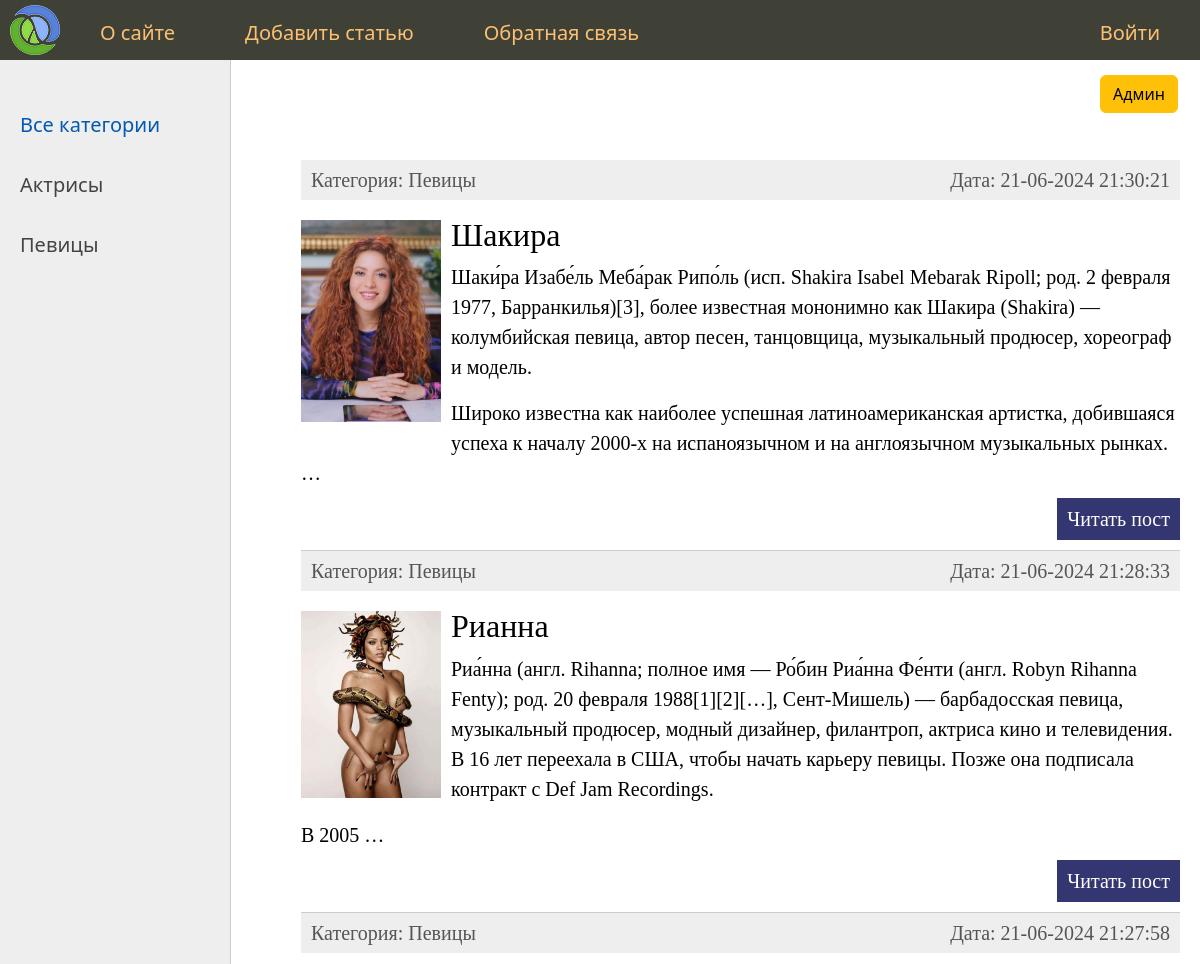
The app's page / (upper part), older data.
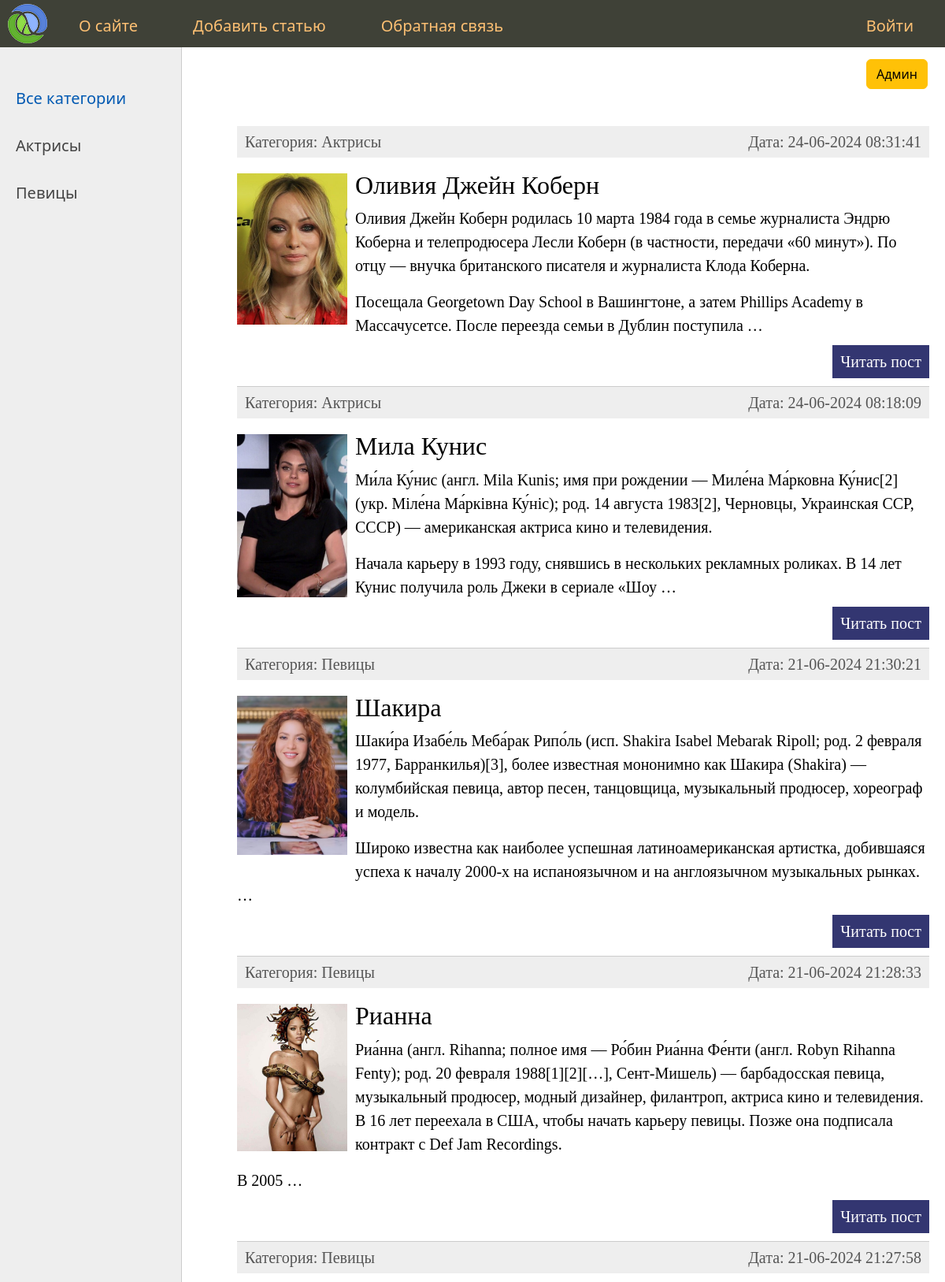
The same page, newer data.
### women/models.py (models this page shows, shortened)
class Category(models.Model):
    name = models.CharField(
        max_length=100, db_index=True, verbose_name="Категория")
    slug = models.SlugField(max_length=100, unique=True,
                            db_index=True, verbose_name="URL")
    def __str__(self):
        return self.name
    def get_absolute_url(self):
        return reverse('category', kwargs={'cat_slug': self.slug})
    class Meta:
        verbose_name = "Категория"
        verbose_name_plural = "Категории"
        ordering = ['name']

class Women(models.Model):
    title = models.CharField(max_length=255, verbose_name="Заголовок")
    slug = models.SlugField(max_length=255, unique=True,
                            db_index=True, verbose_name="URL")
    content = models.TextField(blank=True, verbose_name="Текст статьи")
    photo = models.ImageField(upload_to='photos/', verbose_name="Фото")
    time_create = models.DateTimeField(
        auto_now_add=True, verbose_name="Время создания")
    time_update = models.DateTimeField(
        auto_now=True, verbose_name="Время изменения")
    is_published = models.BooleanField(default=True, verbose_name="Публикация")
    cat = models.ForeignKey(
        'Category', on_delete=models.PROTECT, null=True, verbose_name="Категория")
    def get_absolute_url(self):
        return reverse('post', kwargs={'post_slug': self.slug})
    class Meta:
        verbose_name = "Известные женщины"
        verbose_name_plural = "Известные женщины"
        ordering = ['-time_create', 'title']

### women/views.py (the view)
# urls.py: path('', WomenHome.as_view(), name='index'),
class WomenHome(ListView):
    model = Women
    template_name = 'women/index.html'
    context_object_name = 'posts'
    extra_context = {"selected_cat": 0, 'title': 'Главная страница'}
    def get_context_data(self, **kwargs: Any) -> dict[str, Any]:
        context = super().get_context_data(**kwargs)
        context['menu'] = menu
        context['cats'] = Category.objects.all()
        return context
    def get_queryset(self) -> QuerySet[Any]:
        return Women.objects.filter(is_published=True)

### women/templates/women/index.html (shortened to what this page needs)
{% extends 'women/base.html' %}
{% block content %}
<ul class="list-articles">
	{% for p in posts %}
	<li>
		<div class="article-panel">
			<p class="first">Категория: {{p.cat}}</p>
			<p class="last">Дата: {{p.time_update|date:"d-m-Y H:i:s"}}</p>
		</div>
		{% if p.photo %}
		<p><img class="img-article-left thumb" src="{{p.photo.url}}" /></p>
		{% endif %}
		<h2>{{p.title}}</h2>
		{% autoescape on %}
		{{p.content|linebreaks|truncatewords:50}}
		{% endautoescape %}
		<p class="link-read-post">
			<a href="{{ p.get_absolute_url }}">Читать пост</a>
		</p>
	</li>
	{% endfor %}
</ul>
{% endblock %}

### women/templates/women/base.html (shortened to what this page needs)
{% load static %}
<!DOCTYPE html>
<html>
	<head>
		<link
			type="text/css"
			href="{% static 'women/css/styles.css' %}"
			rel="stylesheet"
		/>
		<link
			rel="stylesheet"
			href="https://cdn.jsdelivr.net/npm/bootstrap@5.3.2/dist/css/bootstrap.min.css"
		/>
	</head>
	<body>
		<table class="table-page" border="0" cellpadding="0" cellspacing="0">
			<tr>
				<td valign="top">
					{% block mainmenu %}
					<div class="header">
						<ul id="mainmenu" class="mainmenu">
							<li class="logo">
								<a href="{% url 'index' %}"><div class="logo"></div></a>
							</li>
							{% for m in menu %}
							{% if not forloop.last %}
							<li><a href="{% url m.url_name %}">{{m.title}}</a></li>
							{% else %}
							<li class="last">
								<a href="{% url m.url_name %}">{{m.title}}</a>
							</li>
							{% endif %}
							{% endfor %}
						</ul>
						<a class="btn_warning" href="http://127.0.0.1:8000/admin/"
							><button class="btn btn-warning">Админ</button></a
						>
					</div>
					{% endblock mainmenu %}
					<table
						class="table-content"
						border="0"
						cellpadding="0"
						cellspacing="0"
					>
						<tr>
							<td valign="top" class="left-chapters">
								<ul id="leftchapters">
									{% if selected_cat == 0 %}
									<li class="selected">Все категории</li>
									{% else %}
									<li>
										<a href="{% url 'index' %}">Все категории</a>
									</li>
									{% endif %}
									{% for cat in cats %}
									{% if selected_cat == cat.pk %}
									<li class="selected">{{cat.name}}</li>
									{% else %}
									<li>
										<a href="{{cat.get_absolute_url}}">{{cat.name}}</a>
									</li>
									{% endif %}
									{% endfor %}
								</ul>
							</td>
							<td valign="top" class="content">
								<div class="content-text">
									{% block content %} {% endblock %}
								</div>
							</td>
						</tr>
					</table>
				</td>
			</tr>
		</table>
	</body>
</html>

### women/static/women/css/styles.css (style rules this page uses)
html, body { font-family: 'Arial'; margin: 0; padding: 0; height: 100%; width: 100%; color: #444; }
a { color: #0059b2; text-decoration: none; }
img { max-width: 600px; height: auto; }
img.img-article-left { max-width: 300px; height: auto; float: left; padding: 0 10px 10px 0; margin-top: 15px; }
img.img-article-left.thumb { max-width: 150px; height: auto; margin-top: 20px; }
p.link-read-post { text-align: right; }
p.link-read-post a { padding: 10px; min-width: 100px; background: #333671; color: #fff; text-decoration: none; }
div.article-panel { background: #eee; padding: 5px 10px 5px 10px; box-sizing: border-box; overflow: hidden; color: #555; }
div.article-panel p.first { margin: 0; float: left; }
div.article-panel p.last { margin: 0; float: right; }
ul.list-articles { list-style: none; margin: 0; padding: 0; }
ul.list-articles li { border-bottom: 1px solid #ccc; }
.table-page { width: 100%; height: 100%; vertical-align: top; }
.table-page tr { height: 100%; }
.header { background: #3f4137; height: 60px; }
a.btn_warning { position: absolute; margin-top: 15px; margin-left: calc(100% - 100px); }
.logo { background: url('../images/logo.png') no-repeat 10px 5px; width: 70px; height: 60px; }
ul.mainmenu { list-style: none; margin: 0; padding: 0; height: 60px; color: #fdc073; font-size: 20px; overflow: hidden; }
ul.mainmenu li { float: left; margin: 18px 40px 0 30px; }
ul.mainmenu li.logo { margin: 0; }
ul.mainmenu li.last { float: right; }
ul.mainmenu li a { color: #fdc073; text-decoration: none; }
.table-content { width: 100%; min-height: 100%; height: 100%; }
.left-chapters { margin: 0; background: #eee; border-right: 1px solid #ccc; min-height: 100%; }
.left-chapters ul { width: 230px; min-height: 100%; margin: 0; padding: 20px 10px 10px 20px; list-style: none; font-size: 20px; }
.left-chapters ul li { margin: 30px 0 0 0; color: #999; }
.left-chapters ul li.selected { color: #0059b2; }
.left-chapters ul li a { color: #444; text-decoration: none; }
.content { padding: 40px 20px 20px 40px; width: 100%; box-sizing: border-box; }
.content-text { margin: 60px 0 0 30px; color: #000; font-size: 20px; font-family: Yandex Sans Display Light; }

Row changes from the older to the newer data that the page shows:
added Women: cat "Актрисы", time_update "24-06-2024 08:31:41", photo (picture), title "Оливия Джейн Коберн", content "Оливия Джейн Коберн родилась 10 марта 1984 года в семье журналиста Эндрю Коберна и телепродюсера Лесли Коберн (в частности, передачи «60 минут»). По отцу — внучка британского писателя и журналиста Клода Коберна. Посещала Georgetown Day School в Вашингтоне, а затем Phillips Academy в Массачусетсе. После переезда семьи в Дублин поступила …"
added Women: cat "Актрисы", time_update "24-06-2024 08:18:09", photo (picture), title "Мила Кунис", content "Ми́ла Ку́нис (англ. Mila Kunis; имя при рождении — Миле́на Ма́рковна Ку́нис[2] (укр. Міле́на Ма́рківна Ку́ніс); род. 14 августа 1983[2], Черновцы, Украинская ССР, СССР) — американская актриса кино и телевидения. Начала карьеру в 1993 году, снявшись в нескольких рекламных роликах. В 14 лет Кунис получила роль Джеки в сериале «Шоу …"
